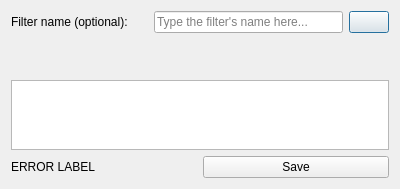
<?xml version="1.0" encoding="UTF-8"?>
<ui version="4.0">
 <class>new_filter</class>
 <widget class="QDialog" name="new_filter">
  <property name="geometry">
   <rect>
    <x>0</x>
    <y>0</y>
    <width>400</width>
    <height>168</height>
   </rect>
  </property>
  <property name="minimumSize">
   <size>
    <width>0</width>
    <height>0</height>
   </size>
  </property>
  <property name="maximumSize">
   <size>
    <width>999999</width>
    <height>999999</height>
   </size>
  </property>
  <property name="windowTitle">
   <string>New Process</string>
  </property>
  <layout class="QVBoxLayout" name="verticalLayout">
   <item>
    <layout class="QHBoxLayout" name="horizontalLayout_3">
     <property name="topMargin">
      <number>0</number>
     </property>
     <item>
      <widget class="QLabel" name="processName">
       <property name="text">
        <string>Filter name (optional):</string>
       </property>
      </widget>
     </item>
     <item>
      <spacer name="horizontalSpacer_2">
       <property name="orientation">
        <enum>Qt::Horizontal</enum>
       </property>
       <property name="sizeType">
        <enum>QSizePolicy::Fixed</enum>
       </property>
       <property name="sizeHint" stdset="0">
        <size>
         <width>20</width>
         <height>20</height>
        </size>
       </property>
      </spacer>
     </item>
     <item>
      <widget class="QLineEdit" name="process_name">
       <property name="placeholderText">
        <string>Type the filter's name here...</string>
       </property>
      </widget>
     </item>
     <item>
      <widget class="QPushButton" name="delete_btn">
       <property name="text">
        <string/>
       </property>
      </widget>
     </item>
    </layout>
   </item>
   <item>
    <widget class="QLabel" name="instruction_lbl">
     <property name="minimumSize">
      <size>
       <width>20</width>
       <height>35</height>
      </size>
     </property>
     <property name="maximumSize">
      <size>
       <width>16777215</width>
       <height>35</height>
      </size>
     </property>
     <property name="text">
      <string/>
     </property>
     <property name="alignment">
      <set>Qt::AlignCenter</set>
     </property>
    </widget>
   </item>
   <item>
    <widget class="QPlainTextEdit" name="filter_edit">
     <property name="maximumSize">
      <size>
       <width>16777215</width>
       <height>16777215</height>
      </size>
     </property>
    </widget>
   </item>
   <item>
    <layout class="QHBoxLayout" name="horizontalLayout_2">
     <property name="topMargin">
      <number>0</number>
     </property>
     <item>
      <widget class="QLabel" name="error_lbl">
       <property name="text">
        <string>ERROR LABEL</string>
       </property>
      </widget>
     </item>
     <item>
      <widget class="QPushButton" name="save_btn">
       <property name="text">
        <string>Save</string>
       </property>
      </widget>
     </item>
    </layout>
   </item>
  </layout>
 </widget>
 <resources/>
 <connections/>
</ui>
